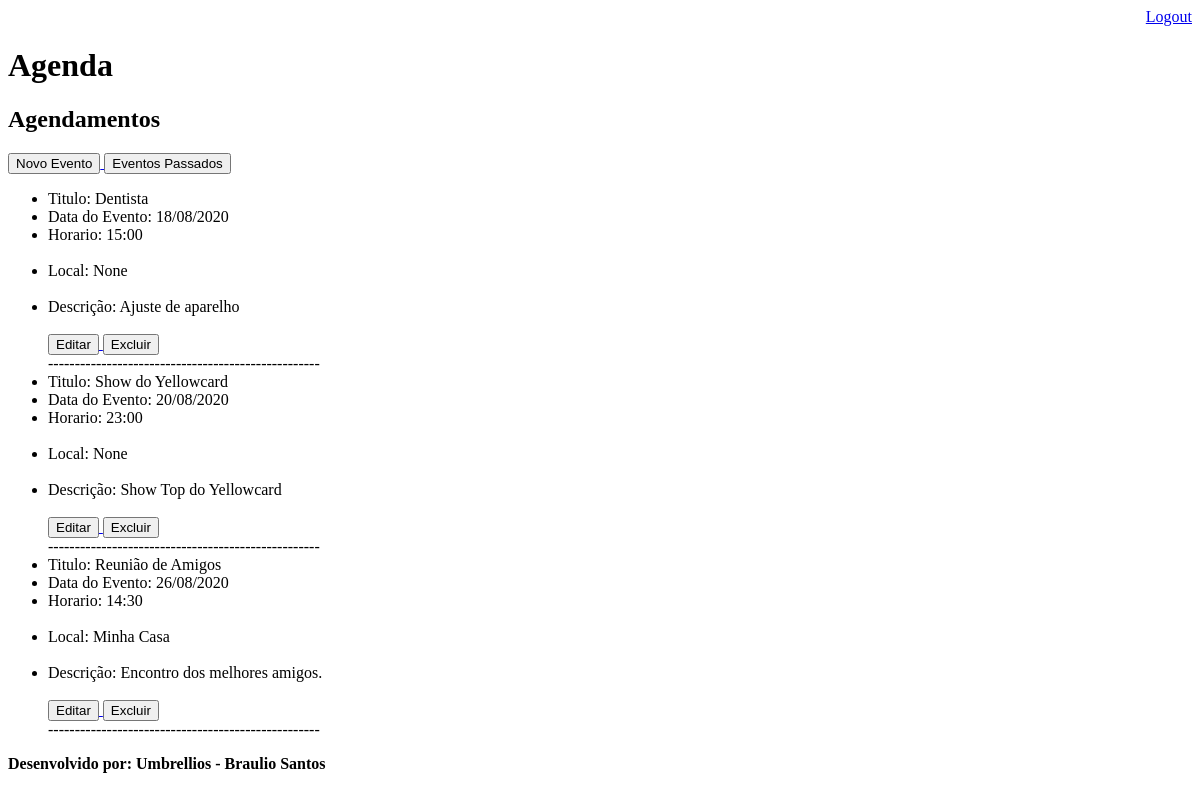
/agenda/ (signed in), run on an earlier commit of the app's database.
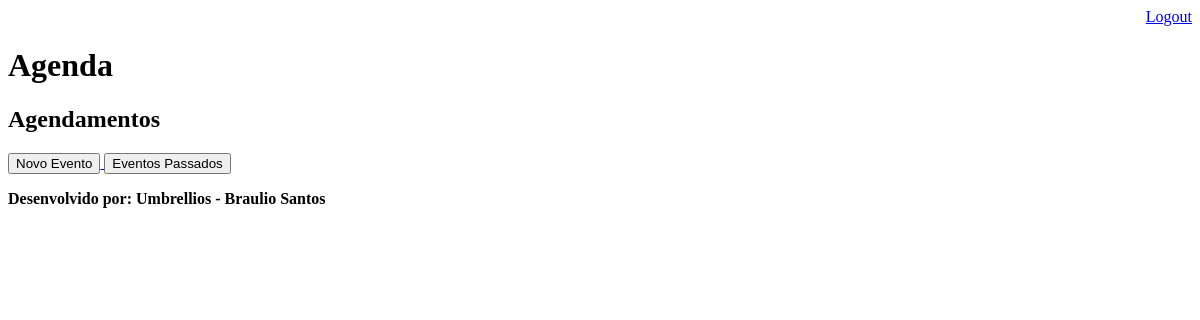
And on a later commit of the database.
### core/models.py (models this page shows, shortened)
class Evento(models.Model):
    titulo = models.CharField(max_length=100)
    descricao = models.TextField(blank=True, null=True)
    data_evento = models.DateTimeField(verbose_name='Data do Evento')
    data_criacao = models.DateTimeField(auto_now=True, verbose_name='Data da Criação')
    usuario = models.ForeignKey(User, on_delete=models.CASCADE)
    local = models.CharField(max_length=100, blank=True, null=True)
    class Meta:
        db_table = 'evento'
    def get_data_evento(self):
        return self.data_evento.strftime('%d/%m/%Y')
    def get_hora_evento(self):
        return self.data_evento.strftime('%H:%M')
    def get_evento_atrasado(self):
        if self.data_evento < datetime.now():
            return True
        else:
            return False
    def get_evento_proximo(self):
        if self.data_evento < datetime.now() + timedelta(hours=1):
            return True
        else:
            return False

### core/views.py (the view)
# urls.py: path('agenda/', views.lista_evento),
@login_required(login_url='/login/')
def lista_evento(request):
    usuario = request.user
    data_atual = datetime.now() - timedelta(hours=1)
    try:
        evento = Evento.objects.filter(usuario=usuario,
                                       data_evento__gt=data_atual)
    except Exception:
        raise Http404()
    dados_evento = {'eventos' : evento}
    return render(request, 'agenda.html', dados_evento)

### templates/agenda.html (shortened to what this page needs)
{% extends "model-page.html" %}
{% block content %}
    <h2> Agendamentos</h2>
    <a href="evento/">
        <button type="button">Novo Evento</button>
    </a>
    <a href="historico/">
        <button type="button">Eventos Passados</button>
    </a>
        <ul>
            {% for evento in eventos %}
                <div style=
                            >
                    <li>Titulo: {{evento.titulo}}</li>
                    <li>Data do Evento: {{evento.get_data_evento}}</li>
                    <li>Horario: {{evento.get_hora_evento}}</li><br>
                    <li>Local: {{evento.local}}</li><br>
                    <li>Descrição: {{evento.descricao}}</li><br>
                    <a href="evento/?id={{evento.id}}">
                        <button type="button">Editar</button>
                    </a>
                    <a href="evento/delete/{{evento.id}}/">
                        <button type="button">Excluir</button>
                    </a>
                    <br>
                </div>
                ---------------------------------------------------
            {% endfor %}
        </ul>
{% endblock %}

What changed in the data, as far as the page shows it:
removed Evento: titulo "Dentista", get_data_evento "18/08/2020", get_hora_evento "15:00", local "None", descricao "Ajuste de aparelho"
no longer on this page (row edited): Evento: titulo "Show do Yellowcard", get_data_evento "20/08/2020", get_hora_evento "23:00", local "None", descricao "Show Top do Yellowcard"
removed Evento: titulo "Reunião de Amigos", get_data_evento "26/08/2020", get_hora_evento "14:30", local "Minha Casa", descricao "Encontro dos melhores amigos."
